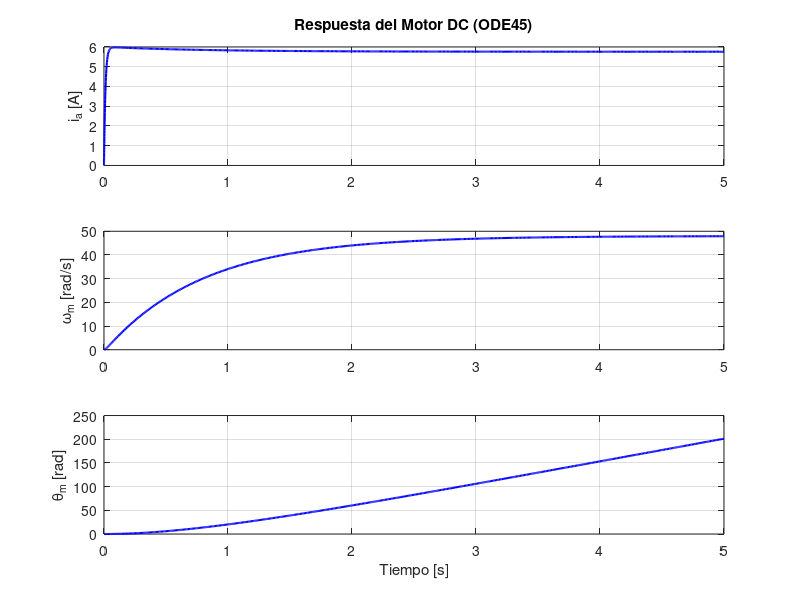

MATLAB code for this plot:
% Parámetros del motor DC
Ra = 2;       % Resistencia (ohms)[cite: 1]
Kt = 0.01;    % Constante de torque (N.m/A)[cite: 1]
b = 0.0012;   % Fricción viscosa (N.m.s/rad)[cite: 1]
La = 0.023;   % Inductancia (H)[cite: 1]
Ke = 0.01;    % Constante contraelectromotriz (V.s/rad)[cite: 1]
J = 0.001;    % Inercia del rotor (kg.m^2)[cite: 1]

% Matrices del Espacio de Estados [x1 = ia, x2 = theta, x3 = omega]
A = [-Ra/La,  0, -Ke/La;
    0,    0,    1;
    Kt/J,    0,   -b/J];

B = [1/La; 
    0; 
    0];

% Voltaje aplicado
va = 12;

% Tiempo de simulación (0 a 5 segundos)
tspan = [0 5];

% Condiciones iniciales [ia(0)=0, theta(0)=0, omega(0)=0]
x0 = [0; 0; 0];

% Resolver ecuaciones diferenciales mediante ode45
[t, x] = ode45(@(t, x) A*x + B*va, tspan, x0);

% Extraer variables
ia = x(:,1);       % Corriente de armadura
theta = x(:,2);    % Posición angular
omega = x(:,3);    % Velocidad angular

% Graficar resultados
figure('Name', 'Respuesta del Motor DC en MATLAB (ODE45)');

subplot(3,1,1);
plot(t, ia, 'b', 'LineWidth', 1.5);
grid on;
 xlim([0 5]);
 ylim([0 6]);
ylabel('i_a [A]');
title('Respuesta del Motor DC (ODE45)');

subplot(3,1,2);
plot(t, omega, 'b', 'LineWidth', 1.5);
grid on;
xlim([0 5]);
ylim([0 50]);
ylabel('\omega_m [rad/s]');

subplot(3,1,3);
plot(t, theta, 'b', 'LineWidth', 1.5);
grid on;
xlim([0 5]);
ylim([0 250]);
xlabel('Tiempo [s]');
ylabel('\theta_m [rad]');
